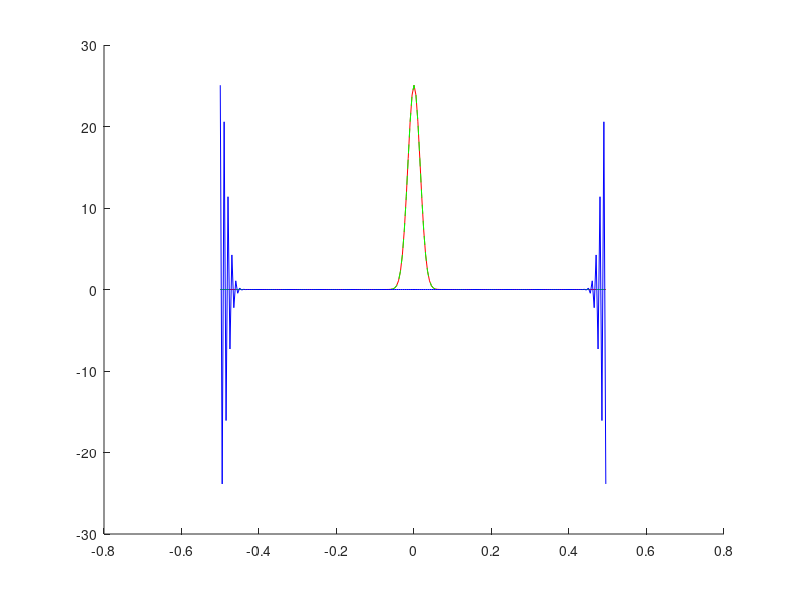
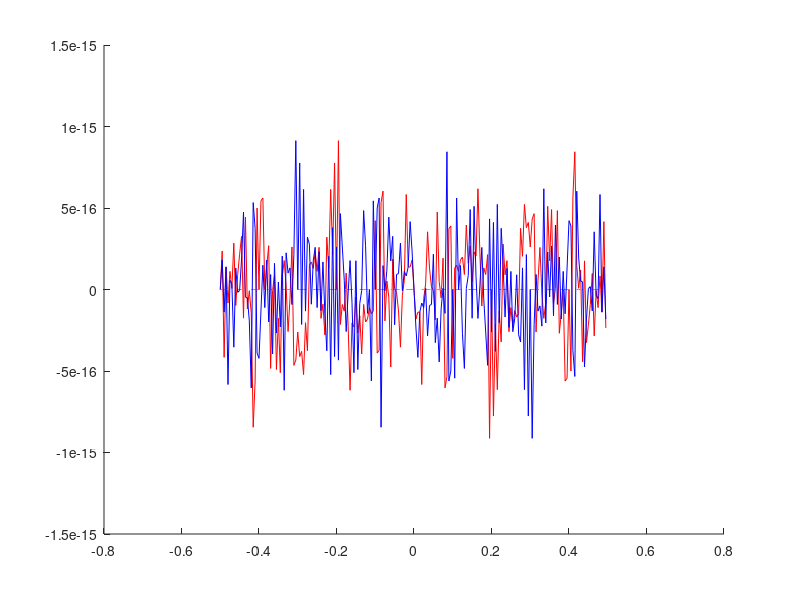

Source code (MATLAB) for these figures, in order:
%The main reason: when an image is shifted, the spectrum is modulated.

%%
% [y x]= meshgrid(-64:63, -64:63);
% w = exp(-(x.*x+y.*y)/2/20/20);
% w = w/sqrt(sum(sum(w.*w)));
% wave = w.*exp(1j*2*pi/128*20*(x+64)+1j*2*pi/128*20*(y+64));
% FW=fftshift(fft2(w));
% FWAVE=fftshift(fft2(wave));

%%
sigma = 10;
Wsize = 200;             % spatial domain window size
SF = 1;                  % spatial sampling frequency is equal to 1 (per-pixel)

dt = 1/SF;
x = -Wsize/2 : dt : Wsize/2 - dt;            % spatial grid
df = 1/Wsize;
Fmax = 1/2/dt;
f = -Fmax : df : Fmax - df;% freq grid


w = exp(-x.^2/2/sigma^2);                                  % Gaussian
Wanalytical = sigma*sqrt(2*pi)*exp(-2*pi^2*f.^2*sigma^2);  % Analytical 
Wfft = dt * fft(w);                                        % fft without shift
WIdentical = dt * fftshift(fft(fftshift(w)));              % fft with shift

hold on
plot(f,real(WIdentical),'r-', f, real(Wanalytical), 'g--', f, real(Wfft),'b-');
figure
hold on
plot(f,imag(WIdentical),'r-', f, imag(Wanalytical), 'g--', f, imag(Wfft),'b-');